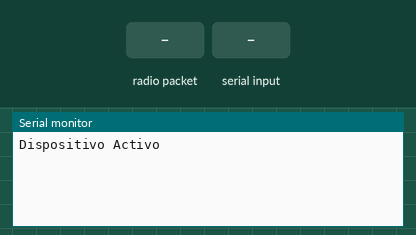
Bench run of a sketch on a simulated Arduino Uno, built with avr-gcc and run on an emulated ATmega328P. Shown: the last lines printed to the serial monitor. Inputs (shaded band) come from the test bench. No radio packets arrive unless stated.

Above: at 1.2 s.
1.3 s: radio packet "1" arrives
At 2.7 s:
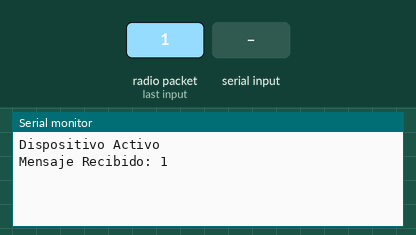
3.8 s: "1\n" received over Serial
At 5.0 s:
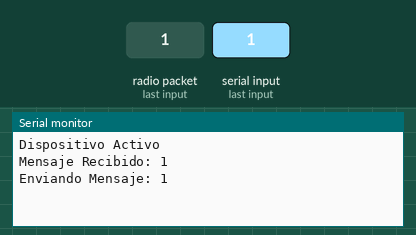

The sketch:

Lora_emisor_tex_bi_direccional.ino
```cpp
// Lora Ra-02 Bidirectional Communication With Esp8266

#include <LoRa.h>
#define SS 5
#define RST 14
#define DIO0 2

String data = "";
bool stringComplete = false;      // Whether the string is complete

void setup()
{
  Serial.begin(115200);
  //Serial.begin(9600);
  while (!Serial);
  Serial.println("Dispositivo Activo");
  LoRa.setPins(SS, RST, DIO0);
  if (!LoRa.begin(433E6)) {
    Serial.println("Error LoRa");
    delay(100);
    while (1);
  }
  data.reserve(200);        // Max Number of character Sended through a Single mssage
}

/* Created By Eccircuit
 * Made By Ankit jat
 * Date 06/08/2021
 * Code For Lora Ra-02 bidirectional Communication With Esp8266
 * Website -> https://www.eccircuit.com
 * E-mail -> Eccicuit@gmail.com
 */

void loop()
{
  serialEvent();
  stringComplete = false;
  int packetSize = LoRa.parsePacket();
  if (packetSize) {
    while (LoRa.available()) {
      Serial.print("Mensaje Recibido: ");
      Serial.println(LoRa.readString());
    }
  }
}


void serialEvent() {
  while (Serial.available()) {
    char inChar = (char)Serial.read();
    data += inChar;
    if (inChar == '\n') {
      stringComplete = true;
      Serial.print("Enviando Mensaje: ");
      Serial.println(data);
      LoRa.beginPacket();
      LoRa.print(data);
      LoRa.endPacket();
      data="";
      delay(2000);
    }
  }
}
```

Measured:
- after the input at 1.3 s, the serial monitor: prints a new line at once (image 1)
- after the input at 3.8 s, the serial monitor: prints a new line at once (image 2)
